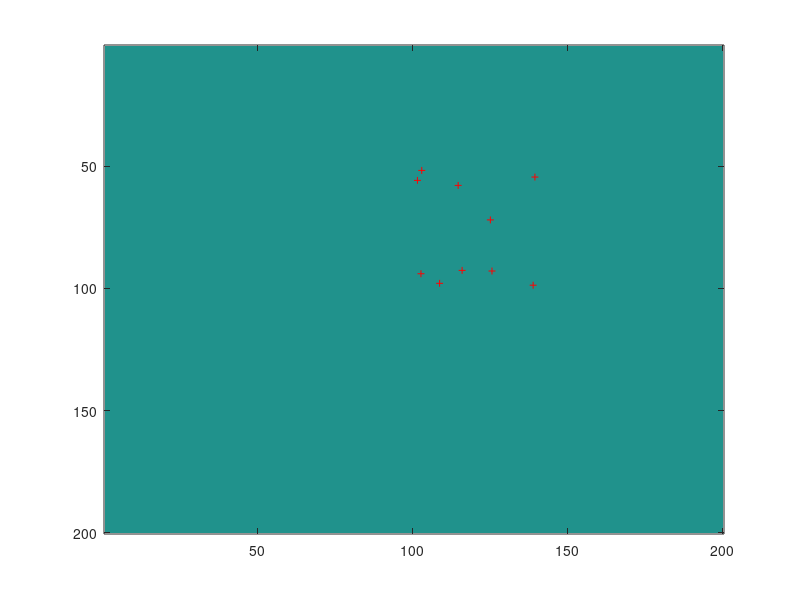
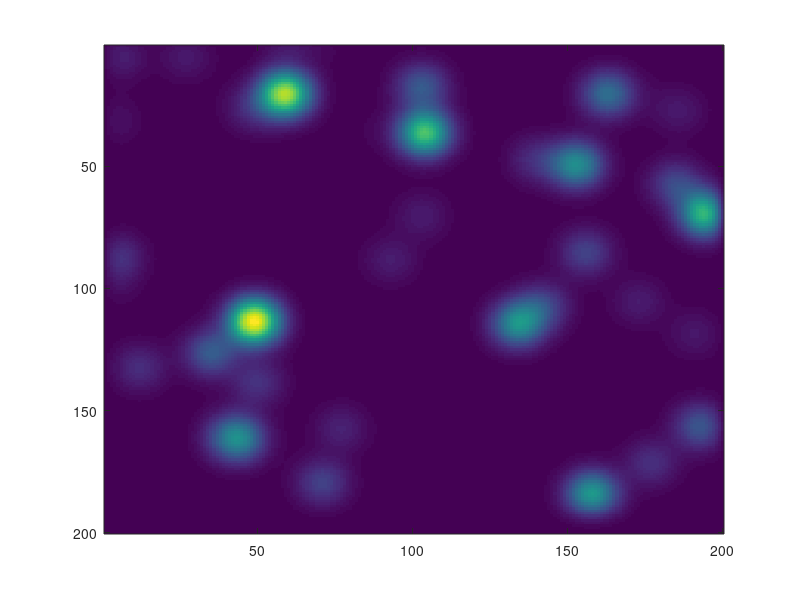

The MATLAB source for these figures, in order: (Note: this script raises an error after producing the figures.)
% Agent based simulation of terrain search
% Alex Davidson


% Create agents (struct of arrays)

agents.name = 1:10;
agents.xy = 50*rand(10,2);
agents.v = zeros(10,1);
agents.direction = zeros(10,1);
agents.fitness = zeros(10,1);

% Define origin in discrete space
ORIGIN = [100, 100];

% Define scale
SCALE = 1;  % (1 metre squared = 1 pixel)
SIZE = 200; % square size of discretised map

% Create discrete map
map = zeros(SIZE, SIZE, 2);
%(:,:,1)values correspond to how many times visited
%(:,:,2)values correspond to level of interest
map(:,:,2) = 10*randn(size(map(:,:,2))) - 30;
map(:,:,2) = ~(map(:,:,2) < 0) .* map(:,:,2); %(no negative values)
kern = [0.5, 0.5, 0.5; 0.5, 1, 0.5; 0.5, 0.5, 0.5];
for i=1:40
map(:,:,2) = conv2( map(:,:,2), kern, 'same');
end
kernl = [0.5, 0.5, 0.5, 0.5; 0.5, 1, 1, 0.5; 0.5, 0.5, 0.5, 0.5];
for i=1:floor(40*randn())
map(:,:,2) = conv2( map(:,:,2), kernl, 'same');
end
kernw = [0.5, 0.5, 0.5; 0.5, 1, 0.5; 0.5, 1, 0.5; 0.5, 0.5, 0.5];
for i=1:floor(40*randn())
map(:,:,2) = conv2( map(:,:,2), kernw, 'same');
end


% Generate plotting windows
figure(2);
hterrain = imagesc(map(:,:,2));

figure(1);
hmap = imagesc(map(:,:,1)); hold on;
hswarm = plot((agents.xy(:,1)*SCALE + ORIGIN(1) + 1),...
    (-1*agents.xy(:,2)*SCALE + ORIGIN(2) + 1), '+r', 'markersize', 5);
hvel = quiver((agents.xy(:,1)*SCALE + ORIGIN(1) + 1),...
    (-1*agents.xy(:,2)*SCALE + ORIGIN(2) + 1),...
    10*(agents.v.*cos(agents.direction)), 10*agents.v.*-sin(agents.direction),...
    'white', 'linewidth', 2, 'AutoScale', 'off');
hold off;

for i=1:30000
% Assess fitness
%agents(:).fitness = fitness_eval(agents, map);

% Evolve & mutate
%nothing for now

% Make decision for next time step
[agents.v, agents.direction, forces, force_dir] = update_velocity(agents, map, SCALE, ORIGIN);

% Simulate
agents.xy = simulate_one_time_step(agents);

% Update map (footprints)
map(:,:,1) = footprints(map(:,:,1), agents.xy, SIZE, SCALE, ORIGIN);
% Update visualisations
set(hswarm, 'xdata', agents.xy(:,1)*SCALE + ORIGIN(1) + 1,...
    'ydata', -1*agents.xy(:,2)*SCALE + ORIGIN(2) + 1);
set(hvel, 'xdata', (agents.xy(:,1)*SCALE + ORIGIN(1) + 1),...
    'ydata', (-1*agents.xy(:,2)*SCALE + ORIGIN(2) + 1),...
    'udata', 5.*agents.v.*cos(agents.direction), 'vdata', 5.*agents.v.*-sin(agents.direction));
    %'udata', 5.*forces.*cos(force_dir), 'vdata', 5.*forces.*-sin(force_dir));
set(hmap, 'cdata', map(:,:,1));
%waitforbuttonpress();
pause(0.01);

end
